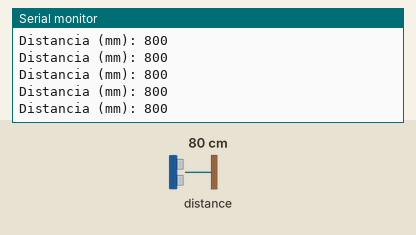
Recording of a sketch running on a simulated ESP32. Parts: the last lines printed to the serial monitor. Inputs (shaded band) come from the test bench; at power-on: distance to the obstacle 80 cm.

Above: at 1.2 s.
1.3 s: distance to the obstacle set to 250 cm
At 1.32 s:
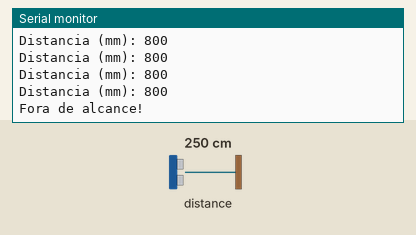
3.2 s: distance to the obstacle set to 2 cm
At 3.24 s:
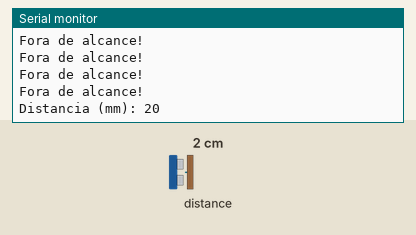
4.7 s: distance to the obstacle set to 18 cm
At 4.73 s:
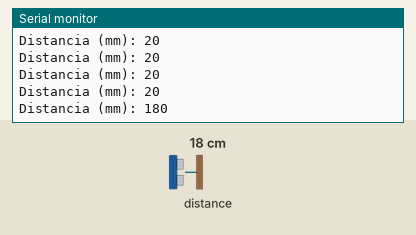
Timing chart, 0 to 7.7 s (numbered marks = the images above; inputs shaded):
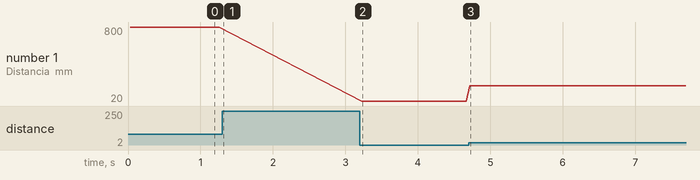

The sketch:

teste_sensor_vl53l0.ino
```cpp
#include <Wire.h>
#include <Adafruit_VL53L0X.h>

Adafruit_VL53L0X lox = Adafruit_VL53L0X();

void setup() {
  Serial.begin(115200);

  // Inicializa I2C nos pinos padrão da ESP32
  Wire.begin(21, 22);

  Serial.println("Iniciando o sensor VL53L0XV2...");
  if (!lox.begin()) {
    Serial.println("Erro ao identificar o sensor! Verifique a fiação e o barramento I2C.");
    while (1);
  }

  // Configura para o modo de alta velocidade (High-Speed)
  // Nota: Isso aumenta a taxa de medição (~30-50 Hz), mas reduz levemente a precisão.
  lox.configSensor(Adafruit_VL53L0X::VL53L0X_SENSE_HIGH_SPEED);
}

void loop() {
  VL53L0X_RangingMeasurementData_t measure;

  lox.rangingTest(&measure, false); // Realiza o disparo de medição

  if (measure.RangeStatus != 4) { // Status 4 indica que o objeto está fora do alcance
    Serial.print("Distancia (mm): ");
    Serial.println(measure.RangeMilliMeter);
  } else {
    Serial.println("Fora de alcance!");
  }

  delay(20); // Intervalo mínimo de leitura (~50 Hz)
}
```

Measured:
- after the input at 1.3 s, the serial monitor: prints a new line at once (image 1)
- after the input at 3.2 s, the serial monitor: prints a new line at once (image 2)
- after the input at 4.7 s, the serial monitor: prints a new line at once (image 3)
- plotted number 1: 800 → 20 after the input at 3.2 s, 20 → 180 after the input at 4.7 s
